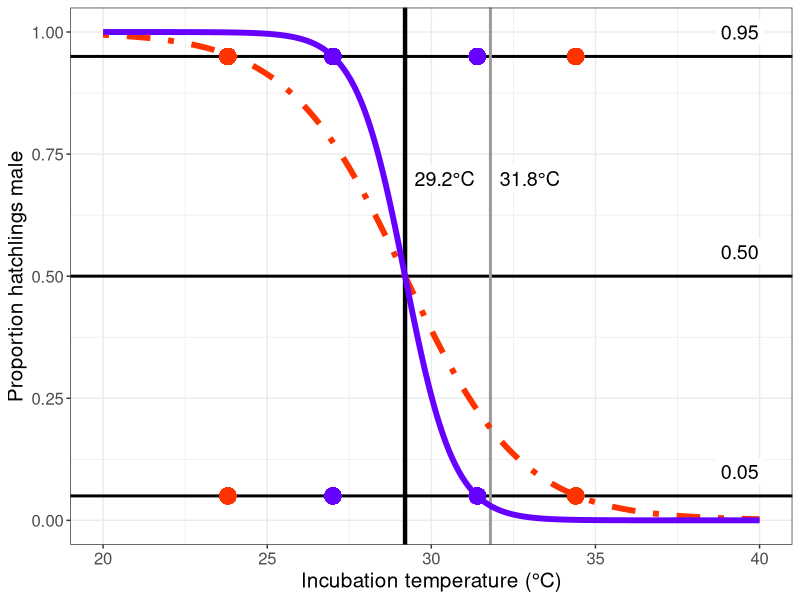
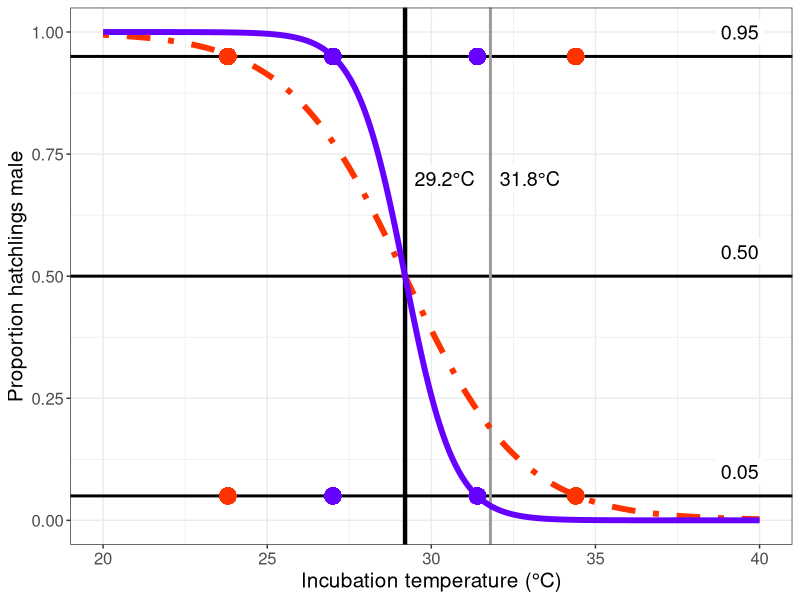

Recreate these plots in R, in order.
# set working directory
setwd("~/Projects/iliketurtles3")

# load libraries
library(ggplot2)

# emergence success variables
hatch_success_A <- 0.86                   # logistic by temp - A
hatch_success_k <- -1.7                   # logistic by temp - beta
hatch_success_t0 <- 32.7                  # logistic by temp - t0

# temperatures
x <- seq(from = 20, to = 40, by = 0.01)

# patricio et al.
t_piv1 <- 29.2
# k1 <- -1.4 # Patricio et al 2017, TRT 
k1 <- -1.34
y1 <- round(1/(1 + exp(-k1*(x - t_piv1))), 5)

# embryogrowth (all greens)
t_piv2 <- 29.2
k2 <- -0.561
y2 <- round(1/(1 + exp(-k2*(x - t_piv2))), 5)

# emergence success
# ES <- hatch_success_A / (1 + exp(-hatch_success_k * (x - hatch_success_t0)))


# make dataframe
TRN <- data.frame(Temperature = x,
                  Population = rep(c('West Africa', 
                                     'Suriname'
                                     # 'Emergence Success'
                                     ), each = length(x)),
                  Proportion_Male = c(y1, 
                                      y2 
                                      # ES
                                      ))

# WA <- subset(TRN, Model == 'West Africa')
# SN <- subset(TRN, Model == 'Suriname')

TRT_lower_wide <- 23.8
TRT_lower_narrow <- 27
TRT_upper_narrow <- 31.4
TRT_upper_wide <- 34.4

# plot
fig <- ggplot(data = TRN, aes(x = Temperature, y = Proportion_Male, 
                              col = Population, lty = Population)) +
  geom_hline(yintercept = c(0.05, 0.50, 0.95), lwd = 1, lty = 1) +
  geom_vline(xintercept = 29.2, col = 'black', lwd = 1.5, lty = 1) +
  geom_vline(xintercept = 31.8, col = 'gray60', lwd = 1, lty = 1) +
  # geom_vline(xintercept = TRT_lower_narrow, col = '#6600FF', lty = 1, 
  #            lwd = 0.75, alpha = 0.5) +
  # geom_vline(xintercept = TRT_upper_narrow, col = '#6600FF', lty = 1, 
  #            lwd = 0.75, alpha = 0.5) +
  # geom_vline(xintercept = TRT_upper_wide, col = '#FF3300', lty = 4, 
  #            lwd = 0.75, alpha = 0.5) +
  # geom_vline(xintercept = TRT_lower_wide, col = '#FF3300', lty = 4, 
  #            lwd = 0.75, alpha = 0.5) +
  geom_line(lwd = 2) +
  scale_color_manual(values = c('#FF3300', '#6600FF')) +
  scale_linetype_manual(values = c(4, 1)) +
  ylab('Proportion hatchlings male') +
  xlab('Incubation temperature (\u00B0C)') +
  theme_bw() +
  theme(axis.text = element_text(size = 12), 
        axis.title = element_text(size = 15),
        # legend.text = element_text(size = 12),
        # legend.title = element_text(size = 15),
        # legend.position = 'top',
        # # legend.position = 'inside', 
        # # legend.position.inside = c(0.8, 0.75),
        # legend.key.width = unit(9.63, "line"), 
        legend.position = 'none') +
  annotate("label", x = 39.4, y = 0.1, label = "0.05", size = 5, 
           label.size = 0) +
  annotate("label", x = 39.4, y = 0.55, label = "0.50", size = 5, 
           label.size = 0) +
  annotate("label", x = 39.4, y = 1.00, label = "0.95", size = 5, 
           label.size = 0) +
  annotate("label", x = 30.4, y = 0.7, label = "29.2\u00B0C", size = 5,
           label.size = 0) +
  annotate("label", x = 33, y = 0.7, label = "31.8\u00B0C", size = 5,
           label.size = 0) +
  geom_point(aes(x = 23.8, y = 0.05), colour="#FF3300", size = 5) +
  geom_point(aes(x = 34.4, y = 0.05), colour="#FF3300", size = 5) +
  geom_point(aes(x = 27, y = 0.05), colour="#6600FF", size = 5) +
  geom_point(aes(x = 31.4, y = 0.05), colour="#6600FF", size = 5) +
  geom_point(aes(x = 23.8, y = 0.95), colour="#FF3300", size = 5) +
  geom_point(aes(x = 34.4, y = 0.95), colour="#FF3300", size = 5) +
  geom_point(aes(x = 27, y = 0.95), colour="#6600FF", size = 5) +
  geom_point(aes(x = 31.4, y = 0.95), colour="#6600FF", size = 5)
  

fig


ggsave("figures/thermal_reaction_norms.png",
       plot = last_plot(),
       height = 5,
       width = 8)
